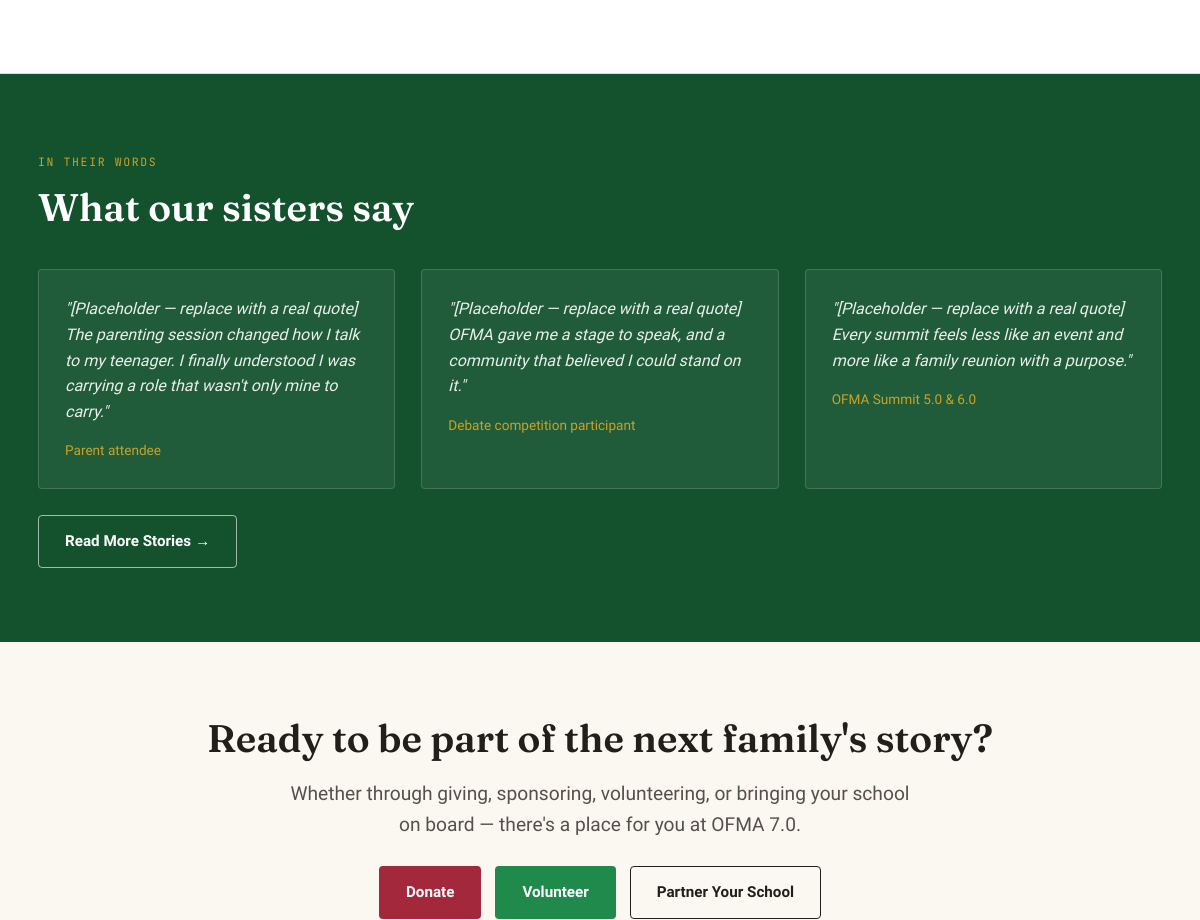
Before: / (middle part) with the older database file.
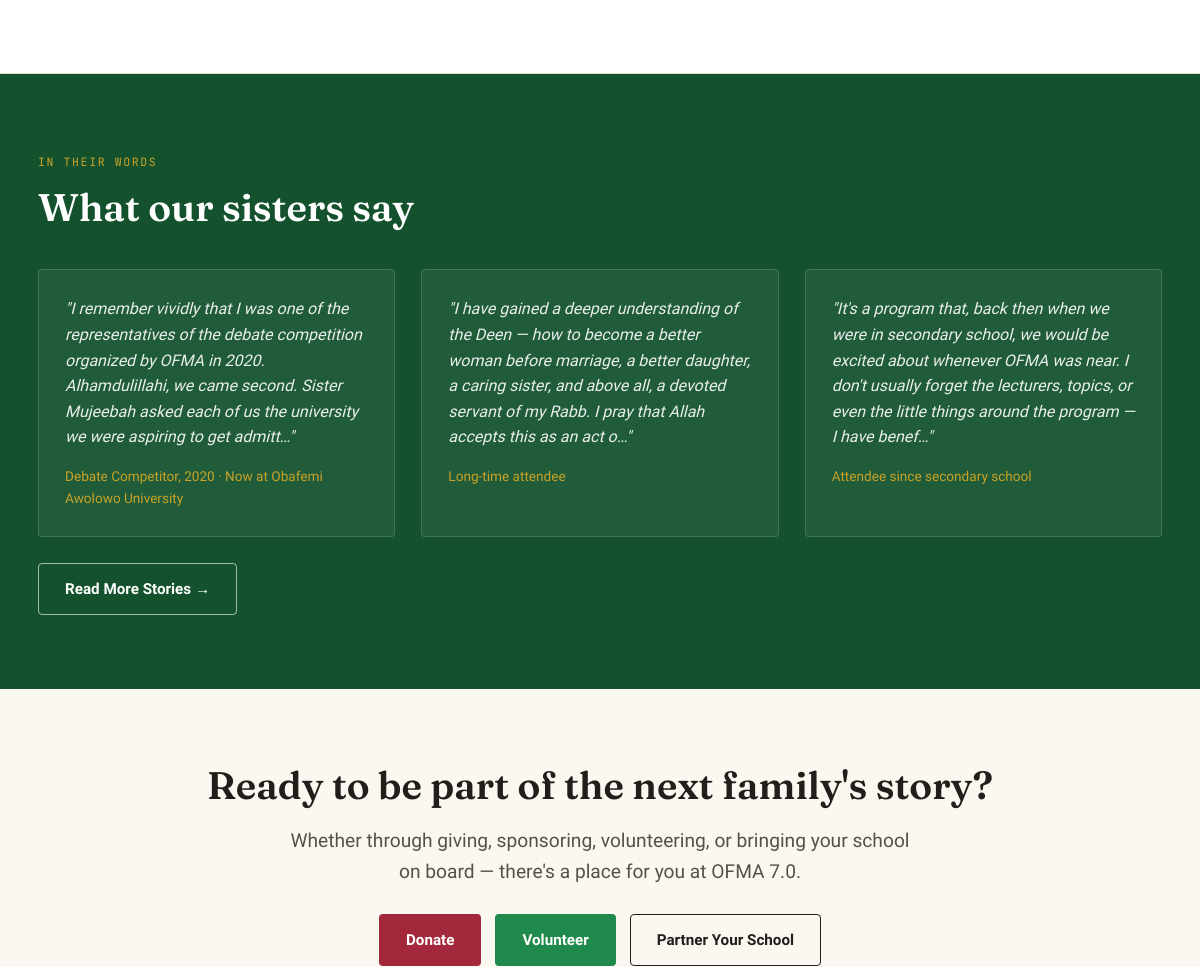
After: the same page with the newer database file.
### tables this page shows
CREATE TABLE testimonials (
    id INTEGER PRIMARY KEY AUTOINCREMENT,
    name TEXT NOT NULL,
    role TEXT,
    quote TEXT NOT NULL,
    sort_order INTEGER DEFAULT 0
);

### app.py (the view)
@app.route("/")
def home():
    conn = get_db()
    posts = conn.execute(
        "SELECT * FROM blog_posts ORDER BY published_at DESC LIMIT 3"
    ).fetchall()
    speakers = conn.execute(
        "SELECT * FROM speakers WHERE status='confirmed' ORDER BY sort_order LIMIT 4"
    ).fetchall()
    testimonials = conn.execute(
        "SELECT * FROM testimonials ORDER BY sort_order LIMIT 3"
    ).fetchall()
    conn.close()
    return render_template("home.html", active="home", posts=posts, speakers=speakers, testimonials=testimonials)

### app.py (called while the page is built)
@app.context_processor
def inject_globals():
    return dict(current_year=date.today().year, summit=SUMMIT)

### db.py (called while the page is built)
def get_db():
    conn = sqlite3.connect(DB_PATH)
    conn.row_factory = sqlite3.Row
    conn.execute("PRAGMA foreign_keys = ON")
    return conn

### templates/home.html (shortened to what this page needs)
{% extends "base.html" %}
{% block content %}
{% if posts %}
<section class="section-alt">
</section>
{% endif %}
{% if testimonials %}
<section class="section-dark">
  <div class="container">
    <div class="section-head">
      <span class="eyebrow">In Their Words</span>
      <h2>What our sisters say</h2>
    </div>
    <div class="grid grid-3">
      {% for t in testimonials %}
      <div class="card" style="background:rgba(255,255,255,0.06); border-color:rgba(255,255,255,0.15);">
        <p style="color:rgba(255,255,255,0.9); font-style:italic;">"{{ t['quote'][:220] }}{% if t['quote']|length > 220 %}…{% endif %}"</p>
        <p style="color:var(--sand); font-size:0.85rem; margin:0;">{{ t['role'] | safe }}</p>
      </div>
      {% endfor %}
    </div>
    <div style="margin-top:26px;">
      <a href="{{ url_for('testimonials') }}" class="btn btn-outline-light">Read More Stories →</a>
    </div>
  </div>
</section>
{% endif %}
<section>
  <div class="container text-center">
    <h2>Ready to be part of the next family's story?</h2>
    <p class="lede" style="margin:0 auto 26px;">Whether through giving, sponsoring, volunteering, or bringing your school on board — there's a place for you at OFMA {{ summit.edition }}.</p>
    <div style="display:flex; gap:14px; justify-content:center; flex-wrap:wrap;">
      <a href="{{ url_for('donate') }}" class="btn btn-primary">Donate</a>
      <a href="{{ url_for('volunteer') }}" class="btn btn-secondary">Volunteer</a>
      <a href="{{ url_for('schools') }}" class="btn btn-outline">Partner Your School</a>
    </div>
  </div>
</section>
{% endblock %}

Changed rows visible on the page:
removed testimonials: quote "[Placeholder — replace with a real quote] The parenting session changed how I talk to my teenager. I finally understood I was carrying a role that wasn't only mine to carry.", role "Parent attendee"
removed testimonials: quote "[Placeholder — replace with a real quote] OFMA gave me a stage to speak, and a community that believed I could stand on it.", role "Debate competition participant"
removed testimonials: quote "[Placeholder — replace with a real quote] Every summit feels less like an event and more like a family reunion with a purpose.", role "OFMA Summit 5.0 & 6.0"
added testimonials: quote "I remember vividly that I was one of the representatives of the debate competition organized by OFMA in 2020. Alhamdulillahi, we came second. Sister Mujeebah asked each of us the university we were aspiring to get admitt", role "Debate Competitor, 2020 · Now at Obafemi Awolowo University"
added testimonials: quote "I have gained a deeper understanding of the Deen — how to become a better woman before marriage, a better daughter, a caring sister, and above all, a devoted servant of my Rabb. I pray that Allah accepts this as an act o", role "Long-time attendee"
added testimonials: quote "It's a program that, back then when we were in secondary school, we would be excited about whenever OFMA was near. I don't usually forget the lecturers, topics, or even the little things around the program — I have benef", role "Attendee since secondary school"
